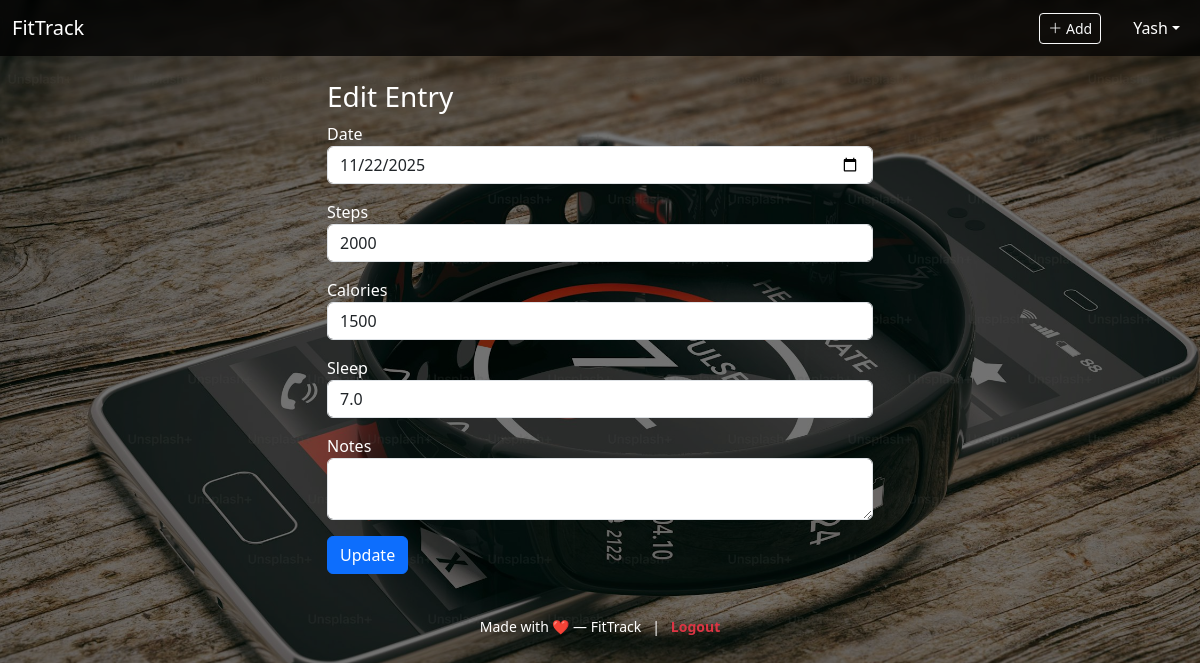
The page /edit/10 (signed in) on the database its author committed.
### tables this page shows
CREATE TABLE users (
            id INTEGER PRIMARY KEY AUTOINCREMENT,
            username TEXT UNIQUE NOT NULL,
            password TEXT NOT NULL,
            name TEXT,
            email TEXT,
            avatar TEXT
        );

CREATE TABLE fitness (
            id INTEGER PRIMARY KEY AUTOINCREMENT,
            user_id INTEGER,
            date TEXT,
            steps INTEGER,
            calories INTEGER,
            sleep_hours REAL,
            notes TEXT,
            FOREIGN KEY(user_id) REFERENCES users(id)
        );

### app.py (the view, shortened to what this page needs)
@app.route("/edit/<int:fid>", methods=["GET", "POST"])
def edit_entry(fid):
    user = current_user()
    if not user:
        return redirect(url_for("login"))
    conn = get_db()
    row = conn.execute(
        "SELECT * FROM fitness WHERE id=? AND user_id=?",
        (fid, user["id"])
    ).fetchone()
    if not row:
        flash("Entry not found", "danger")
        return redirect(url_for("dashboard"))
    return render_template("edit.html", row=row)

### app.py (called while the page is built)
def get_db():
    conn = sqlite3.connect(DB)
    conn.row_factory = sqlite3.Row
    return conn

@app.context_processor
def inject_user():
    return dict(current_user=current_user, session=session)

def current_user():
    uid = session.get("user_id")
    if not uid:
        return None
    conn = get_db()
    user = conn.execute("SELECT * FROM users WHERE id=?", (uid,)).fetchone()
    conn.close()
    return user

### templates/edit.html
{% extends "base.html" %}
{% block content %}
<div class="row justify-content-center">
  <div class="col-md-6">
    <h3>Edit Entry</h3>
    <form method="POST">
      <div class="mb-3"><label>Date</label><input name="date" class="form-control" type="date" value="{{ row['date'] }}" required></div>
      <div class="mb-3"><label>Steps</label><input name="steps" class="form-control" type="number" value="{{ row['steps'] }}"></div>
      <div class="mb-3"><label>Calories</label><input name="calories" class="form-control" type="number" value="{{ row['calories'] }}"></div>
      <div class="mb-3"><label>Sleep</label><input name="sleep" class="form-control" type="number" step="0.1" value="{{ row['sleep_hours'] }}"></div>
      <div class="mb-3"><label>Notes</label><textarea name="notes" class="form-control">{{ row['notes'] }}</textarea></div>
      <button class="btn btn-primary">Update</button>
    </form>
  </div>
</div>
{% endblock %}

### templates/base.html (shortened to what this page needs)
<!doctype html>
<html lang="en">
<head>
  <link href="https://cdn.jsdelivr.net/npm/bootstrap@5.3.2/dist/css/bootstrap.min.css" rel="stylesheet">
  <link href="https://cdn.jsdelivr.net/npm/bootstrap-icons@1.11.3/font/bootstrap-icons.css" rel="stylesheet">
  <link rel="stylesheet" href="{{ url_for('static', filename='style.css') }}">
</head>
<body class="site-background">
<nav class="navbar navbar-expand-lg navbar-light bg-darkToggle">
  <div class="container-fluid">
    <a class="navbar-brand" href="{{ url_for('dashboard') }}">FitTrack</a>
    <div class="collapse navbar-collapse" id="navmenu">
      <ul class="navbar-nav ms-auto align-items-center">
        {% if session.user_id %}
        <li class="nav-item me-2">
          <a class="btn btn-outline-light btn-sm" href="{{ url_for('add_entry') }}">
            <i class="bi bi-plus-lg"></i> Add
          </a>
        </li>
        <li class="nav-item dropdown">
          <a class="nav-link dropdown-toggle d-flex align-items-center" href="#" role="button" data-bs-toggle="dropdown">
            {% set user = current_user() %}
            {{ user['username'] if user else 'User' }}
          </a>
        </li>
        {% else %}
        <li class="nav-item"><a class="nav-link" href="{{ url_for('login') }}">Login</a></li>
        <li class="nav-item"><a class="nav-link" href="{{ url_for('register') }}">Register</a></li>
        {% endif %}
      </ul>
    </div>
  </div>
</nav>
<div class="container py-4">
  {% block content %}{% endblock %}
</div>
<footer class="text-center py-3">
  <small>
    Made with ❤️ — FitTrack
    &nbsp; | &nbsp;
    <a href="{{ url_for('logout') }}" class="text-danger fw-bold" style="text-decoration:none;">
      Logout
    </a>
  </small>
</footer>
</body>
</html>

### static/style.css (style rules this page uses)
body.site-background { background-image: url('/static/images/premium_photo.jpg'); background-size: cover; background-position: center; background-repeat: no-repeat; background-attachment: fixed; min-height: 100vh; position: relative; color: #fff; }
body.site-background::before { content: ""; position: absolute; inset: 0; background: rgba(0,0,0,0.55); z-index: -1; }
.navbar { background-color: rgba(0, 0, 0, 0.75) !important; backdrop-filter: blur(5px); }
.navbar .nav-link, .navbar-brand { color: #fff !important; }
footer { color: #fff; }

### rows shown on the page
users: username "Yash"
fitness: date "11/22/2025", steps "2000", calories "1500", sleep "7.0"
